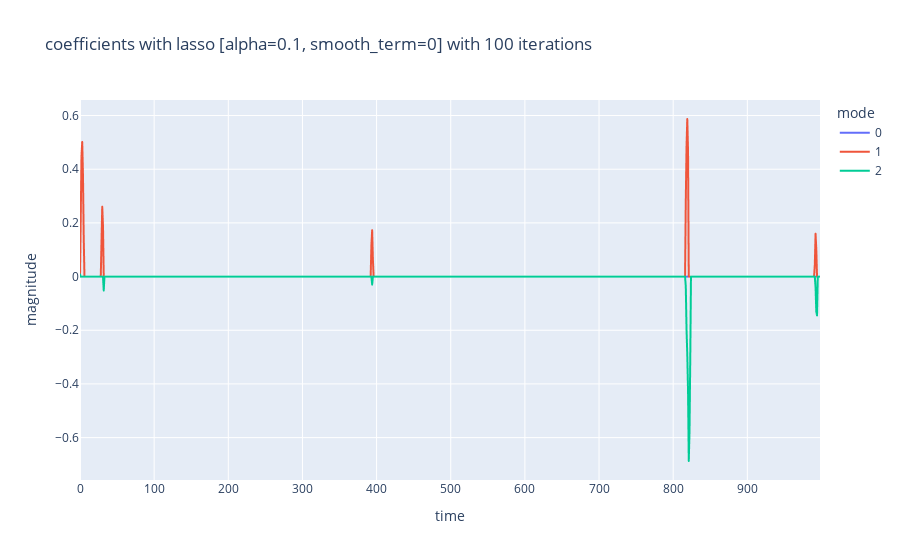

Notebook code cell kept with this figure:
### Code cell
px.line(dlds_model_refitted0[0].T, title=f'coefficients with lasso [alpha={alpha}, smooth_term={smooth}] with {n_iterations} iterations').update_layout(xaxis_title='time', yaxis_title='magnitude', legend_title='mode').show()

### Figure 1 — Plotly figure (JSON) as saved in the notebook; plotly's stock layout.template omitted (floating-point values rounded to 4 significant figures; data arrays with more than 128 entries replaced by an {"elided": "..."} marker saying what was removed)
{"data": [{"hovertemplate": "variable=0<br>index=%{x}<br>value=%{y}<extra></extra>", "legendgroup": "0", "line": {"color": "#636efa", "dash": "solid"}, "marker": {"symbol": "circle"}, "mode": "lines", "name": "0", "showlegend": true, "type": "scattergl", "x": {"elided": "999 int values"}, "xaxis": "x", "y": {"elided": "999 int values"}, "yaxis": "y"}, {"hovertemplate": "variable=1<br>index=%{x}<br>value=%{y}<extra></extra>", "legendgroup": "1", "line": {"color": "#EF553B", "dash": "solid"}, "marker": {"symbol": "circle"}, "mode": "lines", "name": "1", "showlegend": true, "type": "scattergl", "x": {"elided": "999 int values"}, "xaxis": "x", "y": {"elided": "999 float values"}, "yaxis": "y"}, {"hovertemplate": "variable=2<br>index=%{x}<br>value=%{y}<extra></extra>", "legendgroup": "2", "line": {"color": "#00cc96", "dash": "solid"}, "marker": {"symbol": "circle"}, "mode": "lines", "name": "2", "showlegend": true, "type": "scattergl", "x": {"elided": "999 int values"}, "xaxis": "x", "y": {"elided": "999 float values"}, "yaxis": "y"}], "layout": {"legend": {"title": {"text": "mode"}, "tracegroupgap": 0}, "title": {"text": "coefficients with lasso [alpha=0.1, smooth_term=0] with 100 iterations"}, "xaxis": {"anchor": "y", "domain": [0, 1], "title": {"text": "time"}}, "yaxis": {"anchor": "x", "domain": [0, 1], "title": {"text": "magnitude"}}}}
